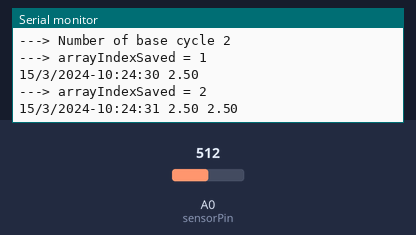
A sketch run on a simulated Arduino Uno, built with avr-gcc and run on an emulated ATmega328P. Parts: the last lines printed to the serial monitor. Inputs (shaded band) come from the test bench; at power-on: A0 (sensorPin) = 512. The local clock reads 2024-03-15 10:24:30 at power-on unless the sketch sets it; storage starts empty.

Above: at 1.3 s.
1.4 s: A0 (sensorPin) set to 716
At 2.7 s:
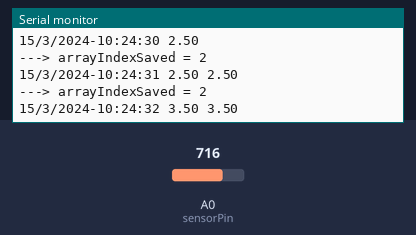
2.9 s: A0 (sensorPin) set to 900
At 3.5 s:
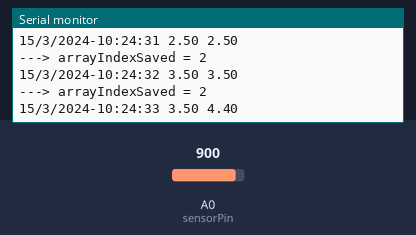
Timing chart, 0 to 5.9 s (numbered marks = the images above; inputs shaded):
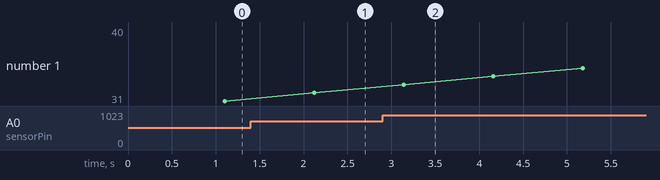

Measured:
- after the input at 1.4 s, the serial monitor: prints a new line after 0.72 s (image 1)
- after the input at 2.9 s, the serial monitor: prints a new line after 0.24 s (image 2)

The sketch:

Datalogger.ino
```cpp
#include <SPI.h>
#include <SD.h>
#include <Wire.h>
#include <DS3231.h>

#include "commonElement.h"

void setup()
{
  // Open serial communications and wait for port to open:
  Serial.begin(9600);
  while (!Serial)
  {
    ; // wait for serial port to connect. Needed for native USB port only
  }

  Serial.print("Initializing SD card...");

  // see if the card is present and can be initialized:
  if (!SD.begin(CHIP_SELECT)) {
    Serial.println("Card failed, or not present");
    while (1);
  }
  Serial.println("card initialized.");

  Wire.begin();

  int ii = ((MAIN_CYCLE_TIMER *1000)/MILLISEC_BASE_CYCLE);

  Serial.println("---> Number of base cycle " + (String)ii);

  arrayIndexSaved = 0;
}

void loop()
{

  // read the value from the sensor:
  sensorValue = analogRead(sensorPin) * (5.0 / 1023.0);
  //Serial.println(sensorValue);

  DateTime now = myRTC.now();

  _sensorValues[arrayIndexSaved] = sensorValue;

  if(arrayIndexSaved < ARRAY_DIMENSION)
  {
    ++arrayIndexSaved;
  }

  unsigned long currentsecond = now.unixtime();
  if ((currentsecond - previousSecondMainCycle) >= MAIN_CYCLE_TIMER)
  {
    Serial.println("---> arrayIndexSaved = " + (String)arrayIndexSaved);
    String str1 = convertArrayToString(_sensorValues, arrayIndexSaved -1);

    previousSecondMainCycle = currentsecond;

    String str = datetimeToString(now);
    Serial.println(str + " " + str1);
    //Serial.println("Main cycle started!");

    File dataFile = SD.open("datalog.txt", FILE_WRITE);

    if (dataFile)
    {
      dataFile.print(str);

      for (int i = 0; i < arrayIndexSaved; i++)
      {
        dataFile.print(";");
        dataFile.println((String)_sensorValues[i]);
        //dataFile.println(";");
      }

      dataFile.close();
    }
    else
    {
      Serial.println("error opening datalog.txt");
    }
    arrayIndexSaved = 0;
  }

  delay(MILLISEC_BASE_CYCLE);
}
```

commonElement.h
```cpp
RTClib myRTC;

// Constants
const int MAIN_CYCLE_TIMER = 1; // Second of main cycle
const int MILLISEC_BASE_CYCLE = 500;
const int CHIP_SELECT = 4;
const int ARRAY_DIMENSION = 50;

// Variables
unsigned long previousSecondMainCycle = 0;

int sensorPin = A0;
double sensorValue = 0;
double _sensorValues [ARRAY_DIMENSION];
int arrayIndexSaved = 0;

//Methods
String datetimeToString (DateTime datetimeValue)
{
  String str;

  str = (String)datetimeValue.day()+"/"+(String)datetimeValue.month()+"/"+(String)datetimeValue.year()
          +"-"+
          (String)datetimeValue.hour()+":"+(String)datetimeValue.minute()+":"+(String)datetimeValue.second();

  return str;
}

String convertArrayToString (double *arrayVar, int arrayIndex)
{
  String str = "";

  for (int i = 0; i <= arrayIndex; i++)
  {
    str = str + (String)arrayVar[i] + " ";
  }

  return str; //(String)arrayVar[0];
}
```
